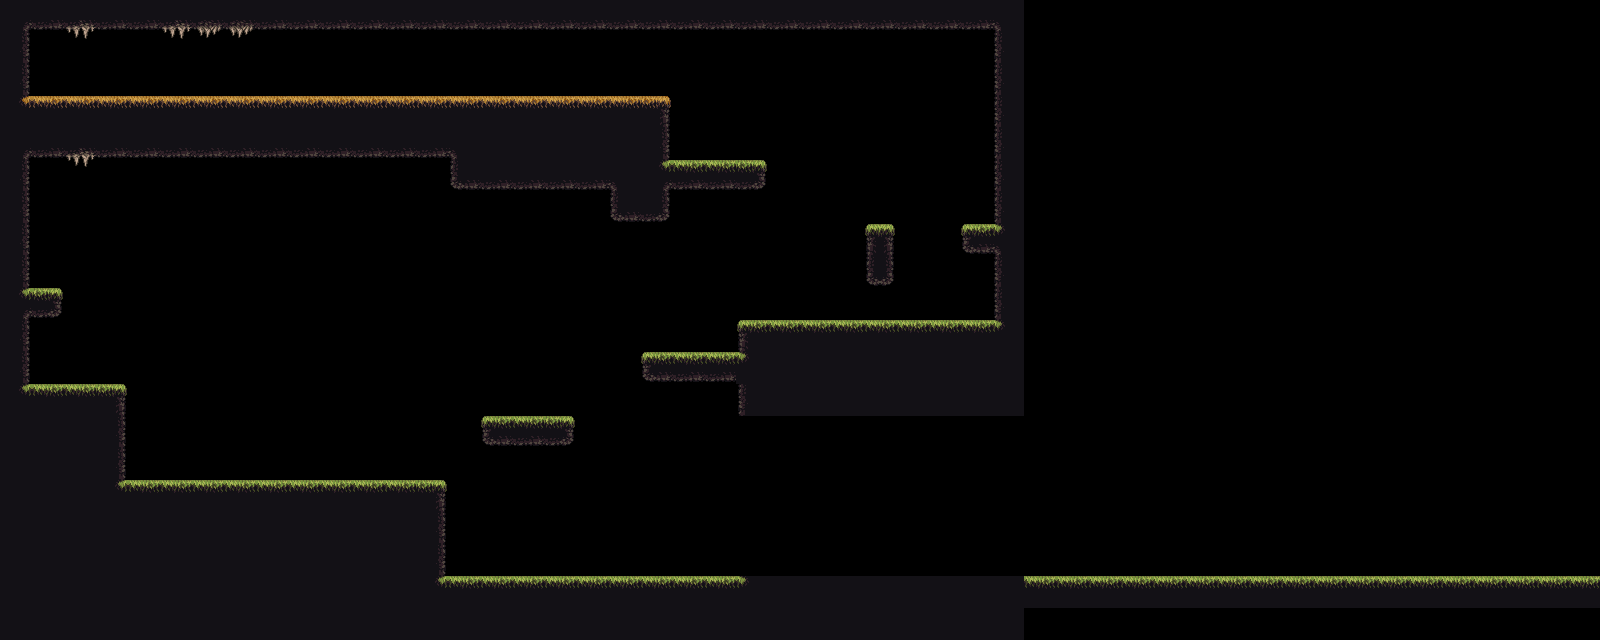

Rendered tile map (Tiled .tmx) drawn with the repository's tilesets; below, a short description and the full map source, tile grids included:
An orthogonal 50x20 tile map with 32x32 px tiles, 1 tile layer (surface) and 16 objects (15x collidable).

<map version="1.10" tiledversion="1.11.2" orientation="orthogonal" renderorder="right-down" width="50" height="20" tilewidth="32" tileheight="32" infinite="0" nextlayerid="3" nextobjectid="18">
 <editorsettings>
  <export target="../map1.lua" format="lua" />
 </editorsettings>
 <tileset firstgid="1" name="floor" tilewidth="32" tileheight="32" tilecount="162" columns="9">
  <image source="../../assets/GandalfHardcore FREE Platformer Assets/Floor Tiles2.png" width="288" height="576" />
 </tileset>
 <layer id="1" name="surface" width="50" height="20">
  <data encoding="csv">
7,8,89,8,8,89,90,90,8,8,8,8,8,8,8,8,8,8,8,8,8,8,8,8,8,8,8,8,8,8,8,9,0,0,0,0,0,0,0,0,0,0,0,0,0,0,0,0,0,0,
16,0,98,0,0,98,99,99,0,0,0,0,0,0,0,0,0,0,0,0,0,0,0,0,0,0,0,0,0,0,0,10,0,0,0,0,0,0,0,0,0,0,0,0,0,0,0,0,0,0,
16,0,0,0,0,0,0,0,0,0,0,0,0,0,0,0,0,0,0,0,0,0,0,0,0,0,0,0,0,0,0,10,0,0,0,0,0,0,0,0,0,0,0,0,0,0,0,0,0,0,
87,56,56,56,56,56,56,56,56,56,56,56,56,56,56,56,56,56,56,56,57,0,0,0,0,0,0,0,0,0,0,10,0,0,0,0,0,0,0,0,0,0,0,0,0,0,0,0,0,0,
7,8,35,8,8,8,8,8,8,8,8,8,8,20,9,11,11,11,11,11,12,0,0,0,0,0,0,0,0,0,0,10,0,0,0,0,0,0,0,0,0,0,0,0,0,0,0,0,0,0,
12,0,44,0,0,0,0,0,0,0,0,0,0,0,47,20,20,20,20,9,39,5,5,54,0,0,0,0,0,0,0,10,0,0,0,0,0,0,0,0,0,0,0,0,0,0,0,0,0,0,
12,0,0,0,0,0,0,0,0,0,0,0,0,0,0,0,0,0,0,47,48,0,0,0,0,0,0,0,0,0,0,10,0,0,0,0,0,0,0,0,0,0,0,0,0,0,0,0,0,0,
12,0,0,0,0,0,0,0,0,0,0,0,0,0,0,0,0,0,0,0,0,0,0,0,0,0,0,34,0,0,37,38,0,0,0,0,0,0,0,0,0,0,0,0,0,0,0,0,0,0,
12,0,0,0,0,0,0,0,0,0,0,0,0,0,0,0,0,0,0,0,0,0,0,0,0,0,0,43,0,0,0,10,0,0,0,0,0,0,0,0,0,0,0,0,0,0,0,0,0,0,
39,54,0,0,0,0,0,0,0,0,0,0,0,0,0,0,0,0,0,0,0,0,0,0,0,0,0,0,0,0,0,10,0,0,0,0,0,0,0,0,0,0,0,0,0,0,0,0,0,0,
12,0,0,0,0,0,0,0,0,0,0,0,0,0,0,0,0,0,0,0,0,0,0,1,2,2,2,2,2,2,2,32,0,0,0,0,0,0,0,0,0,0,0,0,0,0,0,0,0,0,
12,0,0,0,0,0,0,0,0,0,0,0,0,0,0,0,0,0,0,0,52,53,53,32,11,11,11,11,11,11,11,11,0,0,0,0,0,0,0,0,0,0,0,0,0,0,0,0,0,0,
33,2,2,30,0,0,0,0,0,0,0,0,0,0,0,0,0,0,0,0,0,0,0,10,11,11,11,11,11,11,11,11,0,0,0,0,0,0,0,0,0,0,0,0,0,0,0,0,0,0,
11,11,11,12,0,0,0,0,0,0,0,0,0,0,0,52,53,54,0,0,0,0,0,0,0,0,0,0,0,0,0,0,0,0,0,0,0,0,0,0,0,0,0,0,0,0,0,0,0,0,
11,11,11,12,0,0,0,0,0,0,0,0,0,0,0,0,0,0,0,0,0,0,0,0,0,0,0,0,0,0,0,0,0,0,0,0,0,0,0,0,0,0,0,0,0,0,0,0,0,0,
11,11,11,33,2,2,2,2,2,2,2,2,2,3,0,0,0,0,0,0,0,0,0,0,0,0,0,0,0,0,0,0,0,0,0,0,0,0,0,0,0,0,0,0,0,0,0,0,0,0,
11,11,11,11,11,11,11,11,11,11,11,11,11,12,0,0,0,0,0,0,0,0,0,0,0,0,0,0,0,0,0,0,0,0,0,0,0,0,0,0,0,0,0,0,0,0,0,0,0,0,
11,11,11,11,11,11,11,11,11,11,11,11,11,12,0,0,0,0,0,0,0,0,0,0,0,0,0,0,0,0,0,0,0,0,0,0,0,0,0,0,0,0,0,0,0,0,0,0,0,0,
11,11,11,11,11,11,11,11,11,11,11,11,11,33,2,2,2,2,2,2,2,2,2,32,11,11,11,11,11,11,11,11,2,2,2,2,2,2,2,2,2,2,2,2,2,2,2,2,2,2,
11,11,11,11,11,11,11,11,11,11,11,11,11,11,11,11,11,11,11,11,11,11,11,11,11,11,11,11,11,11,11,11,0,0,0,0,0,0,0,0,0,0,0,0,0,0,0,0,0,0
</data>
 </layer>
 <objectgroup id="2" name="solid">
  <object id="2" x="0.333333" y="480.333" width="445.333" height="160">
   <properties>
    <property name="collidable" type="bool" value="true" />
   </properties>
  </object>
  <object id="3" name="ground" type="collidable" x="0.000166667" y="386" width="126.666" height="96.6667">
   <properties>
    <property name="collidable" type="bool" value="true" />
   </properties>
  </object>
  <object id="4" name="ground" type="collidable" x="-1.33317" y="-5.68434e-14" width="30.6663" height="389.333">
   <properties>
    <property name="collidable" type="bool" value="true" />
   </properties>
  </object>
  <object id="5" name="ground" type="collidable" x="28.6668" y="288.667" width="35.333" height="28">
   <properties>
    <property name="collidable" type="bool" value="true" />
   </properties>
  </object>
  <object id="6" name="ground" type="collidable" x="28.6668" y="96.6667" width="640.666" height="60.6667">
   <properties>
    <property name="collidable" type="bool" value="true" />
   </properties>
  </object>
  <object id="7" name="ground" type="collidable" x="28.6668" y="0.666667" width="997.333" height="29.3333">
   <properties>
    <property name="collidable" type="bool" value="true" />
   </properties>
  </object>
  <object id="8" name="ground" type="collidable" x="994.667" y="30.6667" width="30.6663" height="385.333">
   <properties>
    <property name="collidable" type="bool" value="true" />
   </properties>
  </object>
  <object id="9" name="ground" type="collidable" x="450" y="158.667" width="316.666" height="30.6667">
   <properties>
    <property name="collidable" type="bool" value="true" />
   </properties>
  </object>
  <object id="10" name="ground" type="collidable" x="610.667" y="187.333" width="59.9997" height="34.6667">
   <properties>
    <property name="collidable" type="bool" value="true" />
   </properties>
  </object>
  <object id="11" name="ground" type="collidable" x="865.333" y="222.667" width="30.6663" height="64">
   <properties>
    <property name="collidable" type="bool" value="true" />
   </properties>
  </object>
  <object id="12" name="ground" type="collidable" x="960.667" y="224.667" width="36.6663" height="29.3333">
   <properties>
    <property name="collidable" type="bool" value="true" />
   </properties>
  </object>
  <object id="13" name="ground" type="collidable" x="480.667" y="416" width="94.6663" height="28.6667">
   <properties>
    <property name="collidable" type="bool" value="true" />
   </properties>
  </object>
  <object id="14" name="ground" type="collidable" x="640.667" y="353.333" width="102" height="28.6667">
   <properties>
    <property name="collidable" type="bool" value="true" />
   </properties>
  </object>
  <object id="15" name="ground" type="collidable" x="736.667" y="320.667" width="266" height="95.333">
   <properties>
    <property name="collidable" type="bool" value="true" />
   </properties>
  </object>
  <object id="16" name="ground" type="collidable" x="442.667" y="576" width="581.333" height="64.6667">
   <properties>
    <property name="collidable" type="bool" value="true" />
   </properties>
  </object>
  <object id="17" name="ground" type="collidable" x="1024" y="576" width="575.333" height="32">
   <properties>
    <property name="collidable" type="bool" value="true" />
   </properties>
  </object>
 </objectgroup>
</map>
